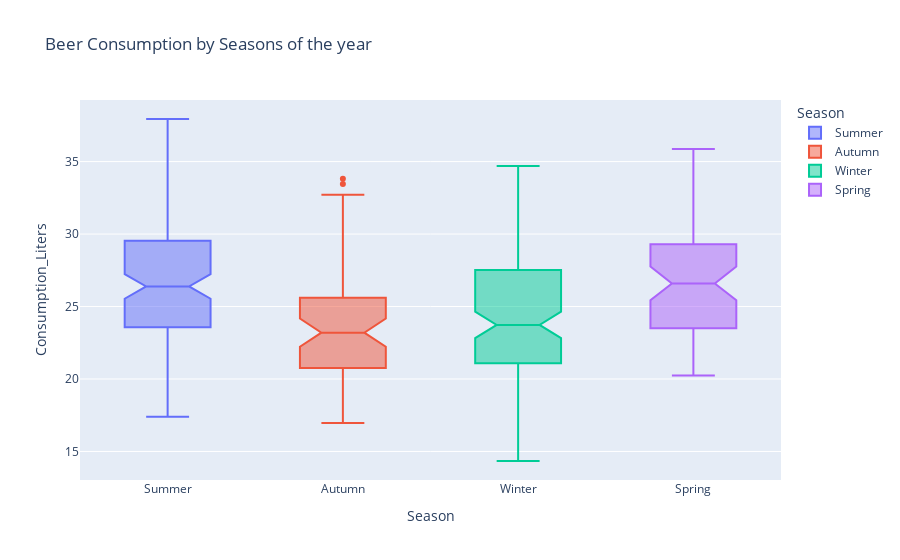

Notebook code for this chart:
### Code cell
fig = px.box(df, x="Season", y="Consumption_Liters", color="Season", orientation='v', notched=True, title = 'Beer Consumption by Seasons of the year' )

fig.show()

### Figure 1 — Plotly figure (JSON) as saved in the notebook; plotly's stock layout.template omitted (floating-point values rounded to 4 significant figures)
{"data": [{"alignmentgroup": "True", "hovertemplate": "Season=%{x}<br>Consumption_Liters=%{y}<extra></extra>", "legendgroup": "Summer", "marker": {"color": "#636efa"}, "name": "Summer", "notched": true, "offsetgroup": "Summer", "orientation": "v", "showlegend": true, "type": "box", "x": ["Summer", "Summer", "Summer", "Summer", "Summer", "Summer", "Summer", "Summer", "Summer", "Summer", "Summer", "Summer", "Summer", "Summer", "Summer", "Summer", "Summer", "Summer", "Summer", "Summer", "Summer", "Summer", "Summer", "Summer", "Summer", "Summer", "Summer", "Summer", "Summer", "Summer", "Summer", "Summer", "Summer", "Summer", "Summer", "Summer", "Summer", "Summer", "Summer", "Summer", "Summer", "Summer", "Summer", "Summer", "Summer", "Summer", "Summer", "Summer", "Summer", "Summer", "Summer", "Summer", "Summer", "Summer", "Summer", "Summer", "Summer", "Summer", "Summer", "Summer", "Summer", "Summer", "Summer", "Summer", "Summer", "Summer", "Summer", "Summer", "Summer", "Summer", "Summer", "Summer", "Summer", "Summer", "Summer", "Summer", "Summer", "Summer", "Summer", "Summer", "Summer", "Summer", "Summer", "Summer", "Summer", "Summer", "Summer", "Summer", "Summer", "Summer", "Summer", "Summer", "Summer", "Summer", "Summer", "Summer", "Summer", "Summer", "Summer", "Summer", "Summer", "Summer", "Summer", "Summer", "Summer", "Summer", "Summer", "Summer", "Summer", "Summer", "Summer", "Summer", "Summer", "Summer", "Summer", "Summer", "Summer", "Summer", "Summer", "Summer", "Summer"], "x0": " ", "xaxis": "x", "y": [25.46, 28.97, 30.81, 29.8, 28.9, 28.22, 29.73, 28.4, 24.89, 37.94, 36.25, 25.74, 26.99, 31.82, 25.72, 29.94, 37.69, 30.52, 29.27, 35.13, 29.13, 25.8, 21.78, 28.35, 31.09, 21.52, 29.97, 22.6, 22.7, 26.84, 27.03, 32.06, 24.1, 31.66, 24.74, 19.95, 22.82, 28.89, 29.93, 24.06, 21.14, 26.8, 26.39, 24.22, 30.23, 24.97, 25.34, 17.4, 21.39, 22.92, 24.57, 30.94, 30.82, 25.69, 26.96, 25.37, 22.78, 26.24, 26.47, 27.48, 28.75, 24.15, 22.99, 30.3, 22.65, 29.09, 24.62, 20.02, 23.04, 22.93, 22.41, 21.28, 28.84, 32.87, 20.9, 26.27, 20.17, 23.63, 24.21, 28.63, 25.86, 21.41, 21.62, 22.4, 27.99, 24.97, 29.76, 26.12, 25.85, 24.93, 24.53, 30.47, 28.41, 29.51, 32.45, 32.78, 23.38, 27.71, 27.14, 22.93, 30.74, 29.58, 29.19, 28.13, 28.62, 21.06, 24.34, 27.04, 32.54, 30.13, 24.83, 26.83, 26.47, 31.57, 26.31, 21.95, 32.31, 26.09, 22.31, 20.47, 22.45], "y0": " ", "yaxis": "y"}, {"alignmentgroup": "True", "hovertemplate": "Season=%{x}<br>Consumption_Liters=%{y}<extra></extra>", "legendgroup": "Autumn", "marker": {"color": "#EF553B"}, "name": "Autumn", "notched": true, "offsetgroup": "Autumn", "orientation": "v", "showlegend": true, "type": "box", "x": ["Autumn", "Autumn", "Autumn", "Autumn", "Autumn", "Autumn", "Autumn", "Autumn", "Autumn", "Autumn", "Autumn", "Autumn", "Autumn", "Autumn", "Autumn", "Autumn", "Autumn", "Autumn", "Autumn", "Autumn", "Autumn", "Autumn", "Autumn", "Autumn", "Autumn", "Autumn", "Autumn", "Autumn", "Autumn", "Autumn", "Autumn", "Autumn", "Autumn", "Autumn", "Autumn", "Autumn", "Autumn", "Autumn", "Autumn", "Autumn", "Autumn", "Autumn", "Autumn", "Autumn", "Autumn", "Autumn", "Autumn", "Autumn", "Autumn", "Autumn", "Autumn", "Autumn", "Autumn", "Autumn", "Autumn", "Autumn", "Autumn", "Autumn", "Autumn", "Autumn", "Autumn"], "x0": " ", "xaxis": "x", "y": [21.98, 22.12, 24.87, 33.45, 32.71, 22.36, 21.0, 23.36, 20.3, 24.86, 30.5, 25.07, 22.62, 22.0, 23.47, 21.73, 21.59, 33.82, 28.03, 24.3, 31.11, 19.11, 23.2, 24.39, 27.42, 30.48, 21.84, 20.81, 19.76, 20.45, 17.94, 25.27, 28.05, 25.32, 21.83, 20.68, 19.14, 18.15, 25.49, 23.54, 16.96, 19.05, 17.29, 20.3, 20.54, 23.7, 28.41, 21.07, 24.21, 19.52, 20.79, 20.43, 27.25, 31.39, 26.07, 22.16, 24.26, 24.68, 21.25, 25.94, 26.08], "y0": " ", "yaxis": "y"}, {"alignmentgroup": "True", "hovertemplate": "Season=%{x}<br>Consumption_Liters=%{y}<extra></extra>", "legendgroup": "Winter", "marker": {"color": "#00cc96"}, "name": "Winter", "notched": true, "offsetgroup": "Winter", "orientation": "v", "showlegend": true, "type": "box", "x": ["Winter", "Winter", "Winter", "Winter", "Winter", "Winter", "Winter", "Winter", "Winter", "Winter", "Winter", "Winter", "Winter", "Winter", "Winter", "Winter", "Winter", "Winter", "Winter", "Winter", "Winter", "Winter", "Winter", "Winter", "Winter", "Winter", "Winter", "Winter", "Winter", "Winter", "Winter", "Winter", "Winter", "Winter", "Winter", "Winter", "Winter", "Winter", "Winter", "Winter", "Winter", "Winter", "Winter", "Winter", "Winter", "Winter", "Winter", "Winter", "Winter", "Winter", "Winter", "Winter", "Winter", "Winter", "Winter", "Winter", "Winter", "Winter", "Winter", "Winter", "Winter", "Winter", "Winter", "Winter", "Winter", "Winter", "Winter", "Winter", "Winter", "Winter", "Winter", "Winter", "Winter", "Winter", "Winter", "Winter", "Winter", "Winter", "Winter", "Winter", "Winter", "Winter", "Winter", "Winter", "Winter", "Winter", "Winter", "Winter", "Winter", "Winter", "Winter", "Winter", "Winter", "Winter", "Winter", "Winter", "Winter", "Winter", "Winter", "Winter", "Winter", "Winter", "Winter", "Winter", "Winter", "Winter", "Winter", "Winter", "Winter", "Winter", "Winter", "Winter", "Winter", "Winter", "Winter", "Winter", "Winter", "Winter", "Winter", "Winter", "Winter", "Winter"], "x0": " ", "xaxis": "x", "y": [16.23, 20.11, 21.05, 22.77, 25.14, 31.13, 30.5, 26.15, 21.33, 22.01, 24.61, 22.38, 29.61, 32.98, 19.12, 21.03, 23.9, 24.53, 16.75, 23.05, 28.86, 23.02, 27.15, 17.24, 19.46, 21.86, 24.23, 27.59, 24.86, 20.16, 20.82, 19.73, 14.94, 24.63, 21.29, 18.45, 21.24, 19.85, 20.74, 25.7, 26.69, 33.3, 25.64, 23.94, 28.74, 21.75, 22.03, 24.83, 32.47, 20.62, 21.82, 14.34, 19.03, 21.1, 20.74, 25.23, 18.98, 19.64, 22.52, 24.23, 24.73, 32.47, 31.66, 25.87, 27.72, 22.04, 26.13, 26.58, 31.31, 33.52, 23.18, 24.18, 24.59, 22.61, 25.48, 29.62, 26.27, 22.54, 23.07, 26.02, 17.66, 23.24, 30.18, 27.52, 23.21, 21.09, 23.36, 17.89, 22.22, 31.68, 31.83, 28.44, 22.39, 20.68, 24.22, 19.34, 21.83, 23.57, 20.23, 17.07, 16.98, 21.52, 21.45, 21.81, 21.25, 20.46, 30.77, 25.34, 33.93, 26.31, 31.84, 34.7, 29.83, 26.36, 32.59, 30.34, 29.41, 29.64, 32.18, 17.73, 24.11, 28.03], "y0": " ", "yaxis": "y"}, {"alignmentgroup": "True", "hovertemplate": "Season=%{x}<br>Consumption_Liters=%{y}<extra></extra>", "legendgroup": "Spring", "marker": {"color": "#ab63fa"}, "name": "Spring", "notched": true, "offsetgroup": "Spring", "orientation": "v", "showlegend": true, "type": "box", "x": ["Spring", "Spring", "Spring", "Spring", "Spring", "Spring", "Spring", "Spring", "Spring", "Spring", "Spring", "Spring", "Spring", "Spring", "Spring", "Spring", "Spring", "Spring", "Spring", "Spring", "Spring", "Spring", "Spring", "Spring", "Spring", "Spring", "Spring", "Spring", "Spring", "Spring", "Spring", "Spring", "Spring", "Spring", "Spring", "Spring", "Spring", "Spring", "Spring", "Spring", "Spring", "Spring", "Spring", "Spring", "Spring", "Spring", "Spring", "Spring", "Spring", "Spring", "Spring", "Spring", "Spring", "Spring", "Spring", "Spring", "Spring", "Spring", "Spring", "Spring", "Spring"], "x0": " ", "xaxis": "x", "y": [22.66, 27.49, 24.88, 24.86, 24.68, 22.3, 30.33, 33.18, 23.85, 33.33, 34.5, 26.25, 26.52, 26.79, 35.86, 27.39, 32.67, 22.2, 24, 27.87, 31.14, 23.07, 26.59, 27.66, 26.59, 28.08, 27.58, 24.86, 22.63, 31.65, 35.78, 24.43, 20.65, 22.74, 21.48, 23.13, 20.57, 24.33, 28.61, 28.46, 27.96, 29.57, 29.27, 28.65, 26.84, 29.39, 24.61, 26.96, 23.61, 22.96, 20.33, 30.39, 31.93, 21.66, 21.69, 25.12, 25.29, 28.98, 34.38, 30.62, 20.24], "y0": " ", "yaxis": "y"}], "layout": {"boxmode": "overlay", "legend": {"title": {"text": "Season"}, "tracegroupgap": 0}, "title": {"text": "Beer Consumption by Seasons of the year"}, "xaxis": {"anchor": "y", "categoryarray": ["Summer", "Autumn", "Winter", "Spring"], "categoryorder": "array", "domain": [0, 1], "title": {"text": "Season"}}, "yaxis": {"anchor": "x", "domain": [0, 1], "title": {"text": "Consumption_Liters"}}}}
